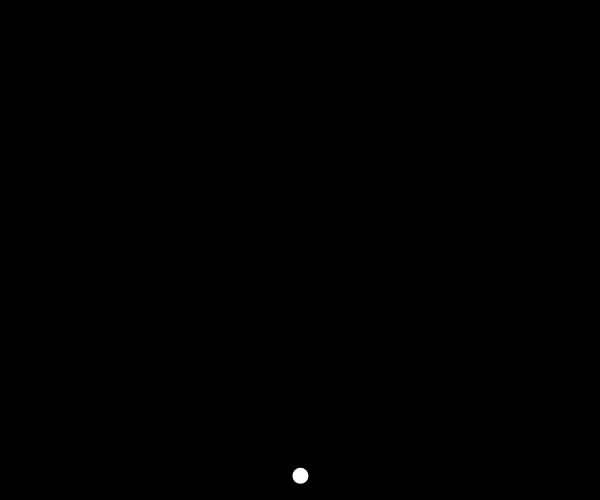
Frame 1 (no input)
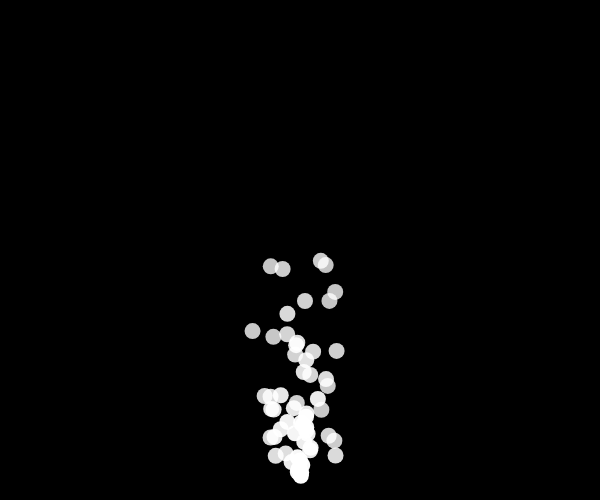
Frame 60 (no input)
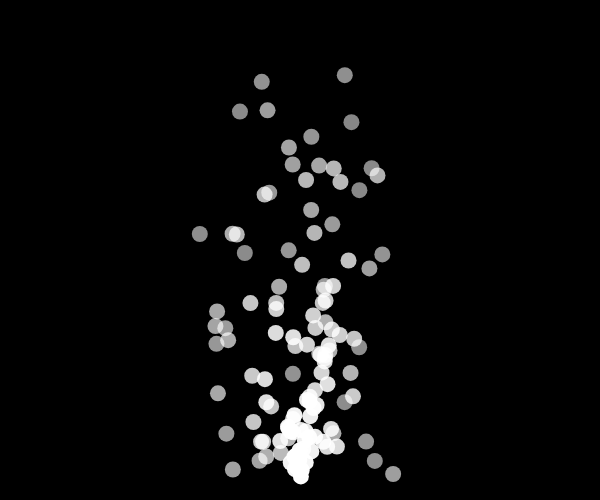
Frame 120 (the mouse pressed at the canvas centre since frame 60)

The p5.js sketch that drew these frames (run headless with seeded random() and noise() and a simulated clock; from frame 60 on, the mouse is pressed at the canvas centre):

// p5.js sketch
// ── sketch.js
let particles = [];
function setup() {
  createCanvas(600,500);
  background(0);
}
function draw() {
  background(0);
  let p = new Particle();
  particles.push(p);
  for (let i = particles.length - 1; i >= 0; i--){
    particles[i].update();
    particles[i].show();
    if (particles[i].finished()) {
      particles.splice(i,1); 
    }
  }
}

function mousePressed() {
  let p = new Particle();
  particles.push(p);
}

class Particle {
  constructor() {
    this.x = 300;
    this.y = 480;
    this.vx = random(-1,1);
    this.vy = random(-5,-1);
    this.gravitation = 0.02;
    this.alpha = 255;
  }

  show() {
    noStroke();
    fill(255,this.alpha);
    ellipse(this.x,this.y,16);
  }

  update() {
    this.x += this.vx;
    this.y += this.vy;
    this.vy += this.gravitation;
    this.alpha -= 1;
  }

  finished() {
    return this.alpha < 0;
  }
}
